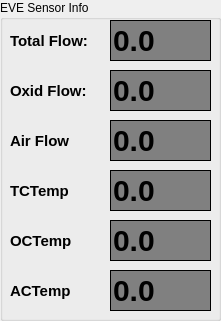
  <widget class="QGroupBox" name="groupBox" >
   <property name="geometry" >
    <rect>
     <x>10</x>
     <y>0</y>
     <width>221</width>
     <height>321</height>
    </rect>
   </property>
   <property name="title" >
    <string>EVE Sensor Info</string>
   </property>
   <widget class="QLabel" name="label_2" >
    <property name="geometry" >
     <rect>
      <x>10</x>
      <y>30</y>
      <width>94</width>
      <height>22</height>
     </rect>
    </property>
    <property name="styleSheet" >
     <string>QLabel&#xd;
 {&#xd;
   border-width: 1px;  &#xd;
   border-color: black;&#xd;
   font: bold 15px;&#xd;
 }&#xd;
</string>
    </property>
    <property name="text" >
     <string>Total Flow:</string>
    </property>
   </widget>
   <widget class="QLabel" name="label" >
    <property name="geometry" >
     <rect>
      <x>-60</x>
      <y>10</y>
      <width>71</width>
      <height>21</height>
     </rect>
    </property>
    <property name="text" >
     <string>Total Flow:</string>
    </property>
   </widget>
   <widget class="QLineEdit" name="IDC_TCTemp" >
    <property name="geometry" >
     <rect>
      <x>110</x>
      <y>170</y>
      <width>101</width>
      <height>41</height>
     </rect>
    </property>
    <property name="styleSheet" >
     <string>QLineEdit&#xd;
 {&#xd;
   background-color: gray;&#xd;
   border-style: outset;&#xd;
   border-width: 1px;  &#xd;
   border-color: black;&#xd;
   font: bold 30px;&#xd;
   color:  RGB(0, 255, 0);&#xd;
 }&#xd;
</string>
    </property>
    <property name="text" >
     <string>0.0</string>
    </property>
   </widget>
   <widget class="QLabel" name="label_5" >
    <property name="geometry" >
     <rect>
      <x>10</x>
      <y>80</y>
      <width>90</width>
      <height>22</height>
     </rect>
    </property>
    <property name="styleSheet" >
     <string>QLabel&#xd;
 {&#xd;
   border-width: 1px;  &#xd;
   border-color: black;&#xd;
   font: bold 15px;&#xd;
 }&#xd;
</string>
    </property>
    <property name="text" >
     <string>Oxid Flow:</string>
    </property>
   </widget>
   <widget class="QLineEdit" name="IDC_OCTemp" >
    <property name="geometry" >
     <rect>
      <x>110</x>
      <y>220</y>
      <width>101</width>
      <height>41</height>
     </rect>
    </property>
    <property name="styleSheet" >
     <string>QLineEdit&#xd;
 {&#xd;
   background-color: gray;&#xd;
   border-style: outset;&#xd;
   border-width: 1px;  &#xd;
   border-color: black;&#xd;
   font: bold 30px;&#xd;
   color:  RGB(0, 255, 0);&#xd;
 }&#xd;
</string>
    </property>
    <property name="text" >
     <string>0.0</string>
    </property>
   </widget>
   <widget class="QLineEdit" name="IDC_AirFlow" >
    <property name="geometry" >
     <rect>
      <x>110</x>
      <y>120</y>
      <width>101</width>
      <height>41</height>
     </rect>
    </property>
    <property name="styleSheet" >
     <string>QLineEdit&#xd;
 {&#xd;
   background-color: gray;&#xd;
   border-style: outset;&#xd;
   border-width: 1px;  &#xd;
   border-color: black;&#xd;
   font: bold 30px;&#xd;
   color:  RGB(0, 255, 0);&#xd;
 }&#xd;
</string>
    </property>
    <property name="text" >
     <string>0.0</string>
    </property>
   </widget>
   <widget class="QLineEdit" name="IDC_OxigFlow" >
    <property name="geometry" >
     <rect>
      <x>110</x>
      <y>70</y>
      <width>101</width>
      <height>41</height>
     </rect>
    </property>
    <property name="styleSheet" >
     <string>QLineEdit&#xd;
 {&#xd;
   background-color: gray;&#xd;
   border-style: outset;&#xd;
   border-width: 1px;  &#xd;
   border-color: black;&#xd;
   font: bold 30px;&#xd;
   color:  RGB(0, 255, 0);&#xd;
 }&#xd;
</string>
    </property>
    <property name="text" >
     <string>0.0</string>
    </property>
   </widget>
   <widget class="QLineEdit" name="IDC_TotalFlow" >
    <property name="geometry" >
     <rect>
      <x>110</x>
      <y>20</y>
      <width>101</width>
      <height>41</height>
     </rect>
    </property>
    <property name="styleSheet" >
     <string>QLineEdit&#xd;
 {&#xd;
   background-color: gray;&#xd;
   border-style: outset;&#xd;
   border-width: 1px;  &#xd;
   border-color: black;&#xd;
   font: bold 30px;&#xd;
   color:  RGB(0, 255, 0);&#xd;
 }&#xd;
</string>
    </property>
    <property name="text" >
     <string>0.0</string>
    </property>
   </widget>
   <widget class="QLineEdit" name="IDC_ACTemp" >
    <property name="geometry" >
     <rect>
      <x>110</x>
      <y>270</y>
      <width>101</width>
      <height>41</height>
     </rect>
    </property>
    <property name="styleSheet" >
     <string>QLineEdit&#xd;
 {&#xd;
   background-color: gray;&#xd;
   border-style: outset;&#xd;
   border-width: 1px;  &#xd;
   border-color: black;&#xd;
   font: bold 30px;&#xd;
   color:  RGB(0, 255, 0);&#xd;
 }&#xd;
</string>
    </property>
    <property name="text" >
     <string>0.0</string>
    </property>
   </widget>
   <widget class="QLabel" name="label_6" >
    <property name="geometry" >
     <rect>
      <x>10</x>
      <y>130</y>
      <width>94</width>
      <height>22</height>
     </rect>
    </property>
    <property name="styleSheet" >
     <string>QLabel&#xd;
 {&#xd;
   border-width: 1px;  &#xd;
   border-color: black;&#xd;
   font: bold 15px;&#xd;
 }&#xd;
</string>
    </property>
    <property name="text" >
     <string>Air Flow</string>
    </property>
   </widget>
   <widget class="QLabel" name="label_7" >
    <property name="geometry" >
     <rect>
      <x>10</x>
      <y>180</y>
      <width>94</width>
      <height>22</height>
     </rect>
    </property>
    <property name="styleSheet" >
     <string>QLabel&#xd;
 {&#xd;
   border-width: 1px;  &#xd;
   border-color: black;&#xd;
   font: bold 15px;&#xd;
 }&#xd;
</string>
    </property>
    <property name="text" >
     <string>TCTemp</string>
    </property>
   </widget>
   <widget class="QLabel" name="label_8" >
    <property name="geometry" >
     <rect>
      <x>10</x>
      <y>230</y>
      <width>94</width>
      <height>22</height>
     </rect>
    </property>
    <property name="styleSheet" >
     <string>QLabel&#xd;
 {&#xd;
   border-width: 1px;  &#xd;
   border-color: black;&#xd;
   font: bold 15px;&#xd;
 }&#xd;
</string>
    </property>
    <property name="text" >
     <string>OCTemp</string>
    </property>
   </widget>
   <widget class="QLabel" name="label_9" >
    <property name="geometry" >
     <rect>
      <x>10</x>
      <y>280</y>
      <width>94</width>
      <height>22</height>
     </rect>
    </property>
    <property name="styleSheet" >
     <string>QLabel&#xd;
 {&#xd;
   border-width: 1px;  &#xd;
   border-color: black;&#xd;
   font: bold 15px;&#xd;
 }&#xd;
</string>
    </property>
    <property name="text" >
     <string>ACTemp</string>
    </property>
   </widget>
  </widget>
